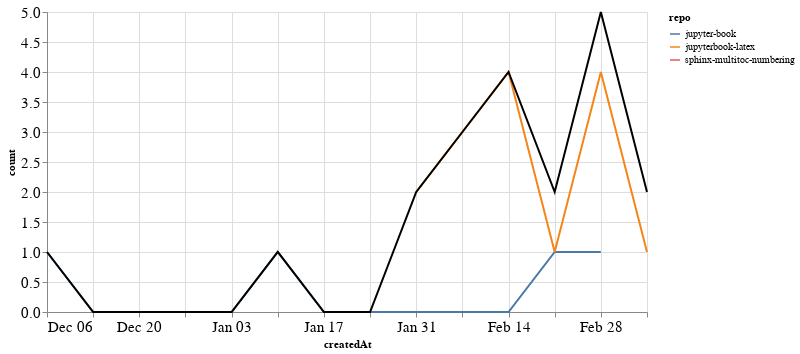

The cell this chart's notebook holds for it:
### Markdown cell above
### PRs

### Code cell
prs_time = prs.groupby('repo').resample('W', on='createdAt').count()['author'].reset_index()
prs_time = prs_time.rename(columns={'author': 'count'})
prs_time_total = prs_time.groupby('createdAt').agg({"count": "sum"}).reset_index()

ch1 = alt.Chart(prs_time, width=600).mark_line().encode(
    x='createdAt',
    y='count',
    color='repo',
    tooltip="repo"
)

ch2 = alt.Chart(prs_time_total, width=600).mark_line(color="black").encode(
    x='createdAt',
    y='count',
)

ch1 + ch2

### Figure 1 — Vega-Lite specification as saved in the notebook (floating-point values rounded to 4 significant figures)
{"config": {"axisLeft": {"labelFontSize": 15}, "axisBottom": {"labelFontSize": 15}}, "layer": [{"data": {"name": "data-44ed9dc4001c517856172d625938732b"}, "mark": "line", "encoding": {"color": {"type": "nominal", "field": "repo"}, "tooltip": {"type": "nominal", "field": "repo"}, "x": {"type": "temporal", "field": "createdAt"}, "y": {"type": "quantitative", "field": "count"}}, "width": 600}, {"data": {"name": "data-b45cc415c2c1a0630b5df02918c9e1a1"}, "mark": {"type": "line", "color": "black"}, "encoding": {"x": {"type": "temporal", "field": "createdAt"}, "y": {"type": "quantitative", "field": "count"}}, "width": 600}], "$schema": "https://vega.github.io/schema/vega-lite/v4.8.1.json", "datasets": {"data-44ed9dc4001c517856172d625938732b": [{"repo": "jupyter-book", "createdAt": "2020-12-06T00:00:00", "count": 1}, {"repo": "jupyter-book", "createdAt": "2020-12-13T00:00:00", "count": 0}, {"repo": "jupyter-book", "createdAt": "2020-12-20T00:00:00", "count": 0}, {"repo": "jupyter-book", "createdAt": "2020-12-27T00:00:00", "count": 0}, {"repo": "jupyter-book", "createdAt": "2021-01-03T00:00:00", "count": 0}, {"repo": "jupyter-book", "createdAt": "2021-01-10T00:00:00", "count": 1}, {"repo": "jupyter-book", "createdAt": "2021-01-17T00:00:00", "count": 0}, {"repo": "jupyter-book", "createdAt": "2021-01-24T00:00:00", "count": 0}, {"repo": "jupyter-book", "createdAt": "2021-01-31T00:00:00", "count": 0}, {"repo": "jupyter-book", "createdAt": "2021-02-07T00:00:00", "count": 0}, {"repo": "jupyter-book", "createdAt": "2021-02-14T00:00:00", "count": 0}, {"repo": "jupyter-book", "createdAt": "2021-02-21T00:00:00", "count": 1}, {"repo": "jupyter-book", "createdAt": "2021-02-28T00:00:00", "count": 1}, {"repo": "jupyterbook-latex", "createdAt": "2021-01-31T00:00:00", "count": 2}, {"repo": "jupyterbook-latex", "createdAt": "2021-02-07T00:00:00", "count": 3}, {"repo": "jupyterbook-latex", "createdAt": "2021-02-14T00:00:00", "count": 4}, {"repo": "jupyterbook-latex", "createdAt": "2021-02-21T00:00:00", "count": 1}, {"repo": "jupyterbook-latex", "createdAt": "2021-02-28T00:00:00", "count": 4}, {"repo": "jupyterbook-latex", "createdAt": "2021-03-07T00:00:00", "count": 1}, {"repo": "sphinx-multitoc-numbering", "createdAt": "2021-03-07T00:00:00", "count": 1}], "data-b45cc415c2c1a0630b5df02918c9e1a1": [{"createdAt": "2020-12-06T00:00:00", "count": 1}, {"createdAt": "2020-12-13T00:00:00", "count": 0}, {"createdAt": "2020-12-20T00:00:00", "count": 0}, {"createdAt": "2020-12-27T00:00:00", "count": 0}, {"createdAt": "2021-01-03T00:00:00", "count": 0}, {"createdAt": "2021-01-10T00:00:00", "count": 1}, {"createdAt": "2021-01-17T00:00:00", "count": 0}, {"createdAt": "2021-01-24T00:00:00", "count": 0}, {"createdAt": "2021-01-31T00:00:00", "count": 2}, {"createdAt": "2021-02-07T00:00:00", "count": 3}, {"createdAt": "2021-02-14T00:00:00", "count": 4}, {"createdAt": "2021-02-21T00:00:00", "count": 2}, {"createdAt": "2021-02-28T00:00:00", "count": 5}, {"createdAt": "2021-03-07T00:00:00", "count": 2}]}}
